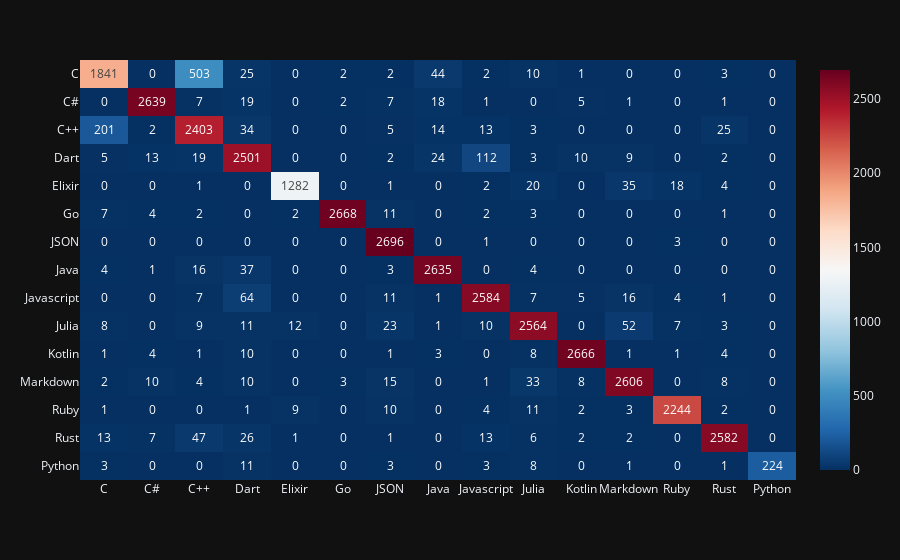

Notebook cell for this chart:
### Code cell
import plotly.express as px

fig = px.imshow(confusion_matrix(y_test, y_pred), text_auto=True, template="plotly_dark", aspect="auto", x=TARGET, y=TARGET, color_continuous_scale='RdBu_r',)

with open("../resources/svm_matrix_bert.json", "w") as spcy:
    spcy.write(fig.to_json())

fig.show()

### Figure 1 — Plotly figure (JSON) as saved in the notebook; plotly's stock layout.template omitted (floating-point values rounded to 4 significant figures; data arrays with more than 128 entries replaced by an {"elided": "..."} marker saying what was removed)
{"data": [{"coloraxis": "coloraxis", "hovertemplate": "x: %{x}<br>y: %{y}<br>color: %{z}<extra></extra>", "name": "0", "texttemplate": "%{z}", "type": "heatmap", "x": ["C", "C#", "C++", "Dart", "Elixir", "Go", "JSON", "Java", "Javascript", "Julia", "Kotlin", "Markdown", "Ruby", "Rust", "Python"], "xaxis": "x", "y": ["C", "C#", "C++", "Dart", "Elixir", "Go", "JSON", "Java", "Javascript", "Julia", "Kotlin", "Markdown", "Ruby", "Rust", "Python"], "yaxis": "y", "z": {"elided": "15x15 int values"}}], "layout": {"autosize": true, "coloraxis": {"colorscale": [[0, "rgb(5,48,97)"], [0.1, "rgb(33,102,172)"], [0.2, "rgb(67,147,195)"], [0.3, "rgb(146,197,222)"], [0.4, "rgb(209,229,240)"], [0.5, "rgb(247,247,247)"], [0.6, "rgb(253,219,199)"], [0.7, "rgb(244,165,130)"], [0.8, "rgb(214,96,77)"], [0.9, "rgb(178,24,43)"], [1, "rgb(103,0,31)"]]}, "margin": {"t": 60}, "xaxis": {"anchor": "y", "autorange": true, "domain": [0, 1], "range": [-0.5, 14.5], "type": "category"}, "yaxis": {"anchor": "x", "autorange": true, "domain": [0, 1], "range": [14.5, -0.5], "type": "category"}}}
